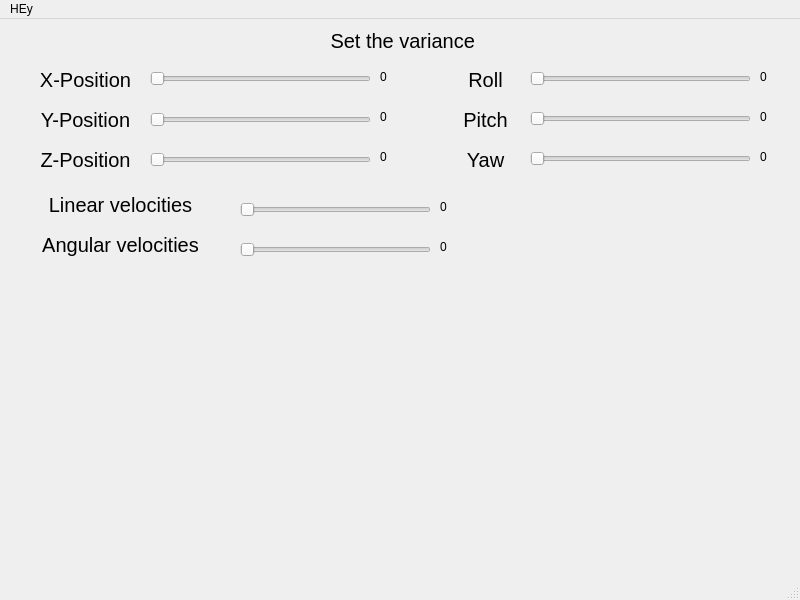
<?xml version="1.0" encoding="UTF-8"?>
<ui version="4.0">
 <class>MainWindow</class>
 <widget class="QMainWindow" name="MainWindow">
  <property name="geometry">
   <rect>
    <x>0</x>
    <y>0</y>
    <width>800</width>
    <height>600</height>
   </rect>
  </property>
  <property name="windowTitle">
   <string>Variance Setter</string>
  </property>
  <widget class="QWidget" name="centralwidget">
   <widget class="QLabel" name="maintitle">
    <property name="geometry">
     <rect>
      <x>320</x>
      <y>10</y>
      <width>171</width>
      <height>24</height>
     </rect>
    </property>
    <property name="font">
     <font>
      <pointsize>15</pointsize>
      <weight>50</weight>
      <bold>false</bold>
     </font>
    </property>
    <property name="text">
     <string>Set the variance </string>
    </property>
    <property name="textFormat">
     <enum>Qt::RichText</enum>
    </property>
    <property name="scaledContents">
     <bool>false</bool>
    </property>
    <property name="alignment">
     <set>Qt::AlignCenter</set>
    </property>
   </widget>
   <widget class="QLabel" name="x">
    <property name="geometry">
     <rect>
      <x>380</x>
      <y>50</y>
      <width>31</width>
      <height>16</height>
     </rect>
    </property>
    <property name="text">
     <string>0</string>
    </property>
   </widget>
   <widget class="QSlider" name="variance_x">
    <property name="enabled">
     <bool>true</bool>
    </property>
    <property name="geometry">
     <rect>
      <x>150</x>
      <y>50</y>
      <width>221</width>
      <height>20</height>
     </rect>
    </property>
    <property name="sizePolicy">
     <sizepolicy hsizetype="Expanding" vsizetype="Fixed">
      <horstretch>10</horstretch>
      <verstretch>10</verstretch>
     </sizepolicy>
    </property>
    <property name="minimumSize">
     <size>
      <width>0</width>
      <height>0</height>
     </size>
    </property>
    <property name="sizeIncrement">
     <size>
      <width>0</width>
      <height>0</height>
     </size>
    </property>
    <property name="baseSize">
     <size>
      <width>0</width>
      <height>0</height>
     </size>
    </property>
    <property name="maximum">
     <number>100</number>
    </property>
    <property name="singleStep">
     <number>0</number>
    </property>
    <property name="pageStep">
     <number>0</number>
    </property>
    <property name="orientation">
     <enum>Qt::Horizontal</enum>
    </property>
    <property name="tickInterval">
     <number>0</number>
    </property>
   </widget>
   <widget class="QLabel" name="title_x">
    <property name="geometry">
     <rect>
      <x>30</x>
      <y>40</y>
      <width>111</width>
      <height>41</height>
     </rect>
    </property>
    <property name="font">
     <font>
      <pointsize>15</pointsize>
      <weight>50</weight>
      <bold>false</bold>
     </font>
    </property>
    <property name="text">
     <string>X-Position</string>
    </property>
    <property name="alignment">
     <set>Qt::AlignCenter</set>
    </property>
   </widget>
   <widget class="QLabel" name="title_y">
    <property name="geometry">
     <rect>
      <x>20</x>
      <y>80</y>
      <width>131</width>
      <height>41</height>
     </rect>
    </property>
    <property name="font">
     <font>
      <pointsize>15</pointsize>
      <weight>50</weight>
      <bold>false</bold>
     </font>
    </property>
    <property name="text">
     <string>Y-Position</string>
    </property>
    <property name="alignment">
     <set>Qt::AlignCenter</set>
    </property>
   </widget>
   <widget class="QSlider" name="variance_y">
    <property name="geometry">
     <rect>
      <x>150</x>
      <y>90</y>
      <width>221</width>
      <height>21</height>
     </rect>
    </property>
    <property name="maximum">
     <number>100</number>
    </property>
    <property name="singleStep">
     <number>0</number>
    </property>
    <property name="pageStep">
     <number>0</number>
    </property>
    <property name="orientation">
     <enum>Qt::Horizontal</enum>
    </property>
   </widget>
   <widget class="QLabel" name="title_z">
    <property name="geometry">
     <rect>
      <x>20</x>
      <y>120</y>
      <width>131</width>
      <height>41</height>
     </rect>
    </property>
    <property name="font">
     <font>
      <pointsize>15</pointsize>
      <weight>50</weight>
      <bold>false</bold>
     </font>
    </property>
    <property name="text">
     <string>Z-Position</string>
    </property>
    <property name="alignment">
     <set>Qt::AlignCenter</set>
    </property>
   </widget>
   <widget class="QSlider" name="variance_z">
    <property name="geometry">
     <rect>
      <x>150</x>
      <y>130</y>
      <width>221</width>
      <height>21</height>
     </rect>
    </property>
    <property name="maximum">
     <number>100</number>
    </property>
    <property name="singleStep">
     <number>0</number>
    </property>
    <property name="pageStep">
     <number>0</number>
    </property>
    <property name="orientation">
     <enum>Qt::Horizontal</enum>
    </property>
   </widget>
   <widget class="QLabel" name="title_roll">
    <property name="geometry">
     <rect>
      <x>450</x>
      <y>40</y>
      <width>71</width>
      <height>41</height>
     </rect>
    </property>
    <property name="font">
     <font>
      <pointsize>15</pointsize>
      <weight>50</weight>
      <bold>false</bold>
     </font>
    </property>
    <property name="text">
     <string>Roll</string>
    </property>
    <property name="alignment">
     <set>Qt::AlignCenter</set>
    </property>
   </widget>
   <widget class="QLabel" name="title_yaw">
    <property name="geometry">
     <rect>
      <x>450</x>
      <y>120</y>
      <width>71</width>
      <height>41</height>
     </rect>
    </property>
    <property name="font">
     <font>
      <pointsize>15</pointsize>
      <weight>50</weight>
      <bold>false</bold>
     </font>
    </property>
    <property name="text">
     <string>Yaw</string>
    </property>
    <property name="alignment">
     <set>Qt::AlignCenter</set>
    </property>
   </widget>
   <widget class="QSlider" name="variance_roll">
    <property name="geometry">
     <rect>
      <x>530</x>
      <y>50</y>
      <width>221</width>
      <height>20</height>
     </rect>
    </property>
    <property name="maximum">
     <number>100</number>
    </property>
    <property name="singleStep">
     <number>0</number>
    </property>
    <property name="pageStep">
     <number>0</number>
    </property>
    <property name="orientation">
     <enum>Qt::Horizontal</enum>
    </property>
   </widget>
   <widget class="QLabel" name="title_pitch">
    <property name="geometry">
     <rect>
      <x>450</x>
      <y>80</y>
      <width>71</width>
      <height>41</height>
     </rect>
    </property>
    <property name="font">
     <font>
      <pointsize>15</pointsize>
      <weight>50</weight>
      <bold>false</bold>
     </font>
    </property>
    <property name="text">
     <string>Pitch</string>
    </property>
    <property name="alignment">
     <set>Qt::AlignCenter</set>
    </property>
   </widget>
   <widget class="QLabel" name="y">
    <property name="geometry">
     <rect>
      <x>380</x>
      <y>90</y>
      <width>31</width>
      <height>16</height>
     </rect>
    </property>
    <property name="text">
     <string>0</string>
    </property>
   </widget>
   <widget class="QLabel" name="z">
    <property name="geometry">
     <rect>
      <x>380</x>
      <y>130</y>
      <width>31</width>
      <height>16</height>
     </rect>
    </property>
    <property name="text">
     <string>0</string>
    </property>
   </widget>
   <widget class="QLabel" name="roll">
    <property name="geometry">
     <rect>
      <x>760</x>
      <y>50</y>
      <width>31</width>
      <height>16</height>
     </rect>
    </property>
    <property name="text">
     <string>0</string>
    </property>
   </widget>
   <widget class="QLabel" name="pitch">
    <property name="geometry">
     <rect>
      <x>760</x>
      <y>90</y>
      <width>31</width>
      <height>16</height>
     </rect>
    </property>
    <property name="text">
     <string>0</string>
    </property>
   </widget>
   <widget class="QLabel" name="yaw">
    <property name="geometry">
     <rect>
      <x>760</x>
      <y>130</y>
      <width>31</width>
      <height>16</height>
     </rect>
    </property>
    <property name="text">
     <string>0</string>
    </property>
   </widget>
   <widget class="QLabel" name="title_lin_vel">
    <property name="geometry">
     <rect>
      <x>10</x>
      <y>170</y>
      <width>221</width>
      <height>31</height>
     </rect>
    </property>
    <property name="font">
     <font>
      <pointsize>15</pointsize>
      <weight>50</weight>
      <bold>false</bold>
     </font>
    </property>
    <property name="text">
     <string>Linear velocities</string>
    </property>
    <property name="alignment">
     <set>Qt::AlignCenter</set>
    </property>
   </widget>
   <widget class="QSlider" name="variance_linear_vel">
    <property name="geometry">
     <rect>
      <x>240</x>
      <y>180</y>
      <width>191</width>
      <height>21</height>
     </rect>
    </property>
    <property name="maximum">
     <number>100</number>
    </property>
    <property name="singleStep">
     <number>0</number>
    </property>
    <property name="pageStep">
     <number>0</number>
    </property>
    <property name="orientation">
     <enum>Qt::Horizontal</enum>
    </property>
    <property name="tickInterval">
     <number>0</number>
    </property>
   </widget>
   <widget class="QLabel" name="lin_vel">
    <property name="geometry">
     <rect>
      <x>440</x>
      <y>180</y>
      <width>31</width>
      <height>16</height>
     </rect>
    </property>
    <property name="text">
     <string>0</string>
    </property>
   </widget>
   <widget class="QLabel" name="angular">
    <property name="geometry">
     <rect>
      <x>440</x>
      <y>220</y>
      <width>31</width>
      <height>16</height>
     </rect>
    </property>
    <property name="text">
     <string>0</string>
    </property>
   </widget>
   <widget class="QLabel" name="title_angular_vel">
    <property name="geometry">
     <rect>
      <x>10</x>
      <y>210</y>
      <width>221</width>
      <height>31</height>
     </rect>
    </property>
    <property name="font">
     <font>
      <pointsize>15</pointsize>
      <weight>50</weight>
      <bold>false</bold>
     </font>
    </property>
    <property name="text">
     <string>Angular velocities</string>
    </property>
    <property name="alignment">
     <set>Qt::AlignCenter</set>
    </property>
   </widget>
   <widget class="QSlider" name="variance_angular_vel">
    <property name="geometry">
     <rect>
      <x>240</x>
      <y>220</y>
      <width>191</width>
      <height>21</height>
     </rect>
    </property>
    <property name="maximum">
     <number>100</number>
    </property>
    <property name="singleStep">
     <number>0</number>
    </property>
    <property name="pageStep">
     <number>0</number>
    </property>
    <property name="orientation">
     <enum>Qt::Horizontal</enum>
    </property>
    <property name="tickPosition">
     <enum>QSlider::NoTicks</enum>
    </property>
    <property name="tickInterval">
     <number>0</number>
    </property>
   </widget>
   <widget class="QSlider" name="variance_pitch">
    <property name="geometry">
     <rect>
      <x>530</x>
      <y>90</y>
      <width>221</width>
      <height>20</height>
     </rect>
    </property>
    <property name="maximum">
     <number>100</number>
    </property>
    <property name="singleStep">
     <number>0</number>
    </property>
    <property name="pageStep">
     <number>0</number>
    </property>
    <property name="orientation">
     <enum>Qt::Horizontal</enum>
    </property>
   </widget>
   <widget class="QSlider" name="variance_yaw">
    <property name="geometry">
     <rect>
      <x>530</x>
      <y>130</y>
      <width>221</width>
      <height>20</height>
     </rect>
    </property>
    <property name="maximum">
     <number>100</number>
    </property>
    <property name="singleStep">
     <number>0</number>
    </property>
    <property name="pageStep">
     <number>0</number>
    </property>
    <property name="orientation">
     <enum>Qt::Horizontal</enum>
    </property>
   </widget>
  </widget>
  <widget class="QMenuBar" name="menubar">
   <property name="geometry">
    <rect>
     <x>0</x>
     <y>0</y>
     <width>800</width>
     <height>20</height>
    </rect>
   </property>
   <widget class="QMenu" name="menuHEy">
    <property name="title">
     <string>HEy</string>
    </property>
   </widget>
   <addaction name="menuHEy"/>
  </widget>
  <widget class="QStatusBar" name="statusbar"/>
 </widget>
 <resources/>
 <connections/>
 <buttongroups>
  <buttongroup name="buttonGroup"/>
 </buttongroups>
</ui>
